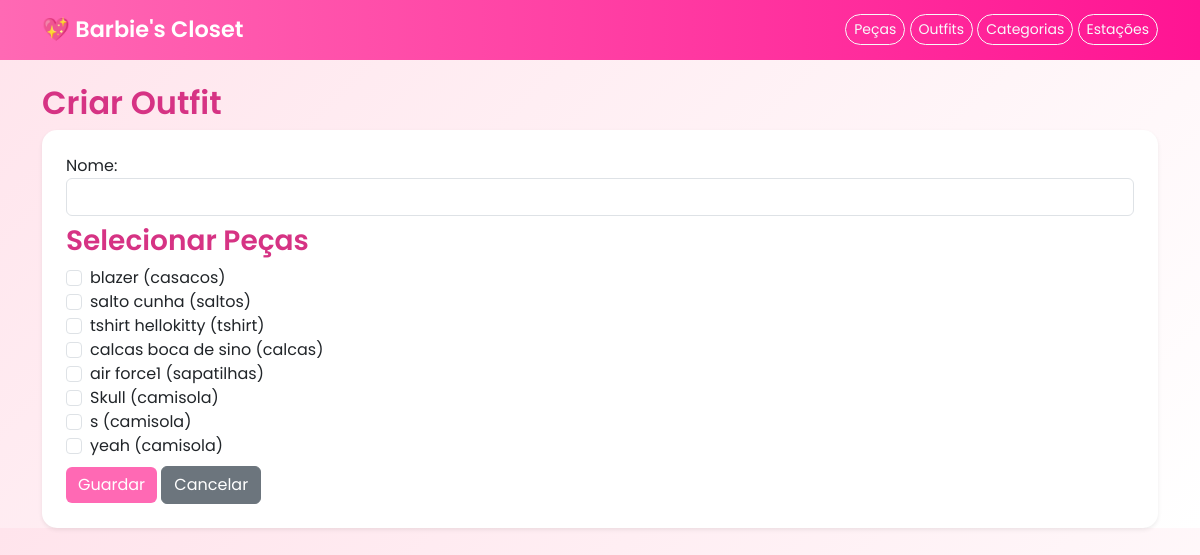
Before: /outfit/criar/ (signed in) with the older database file.
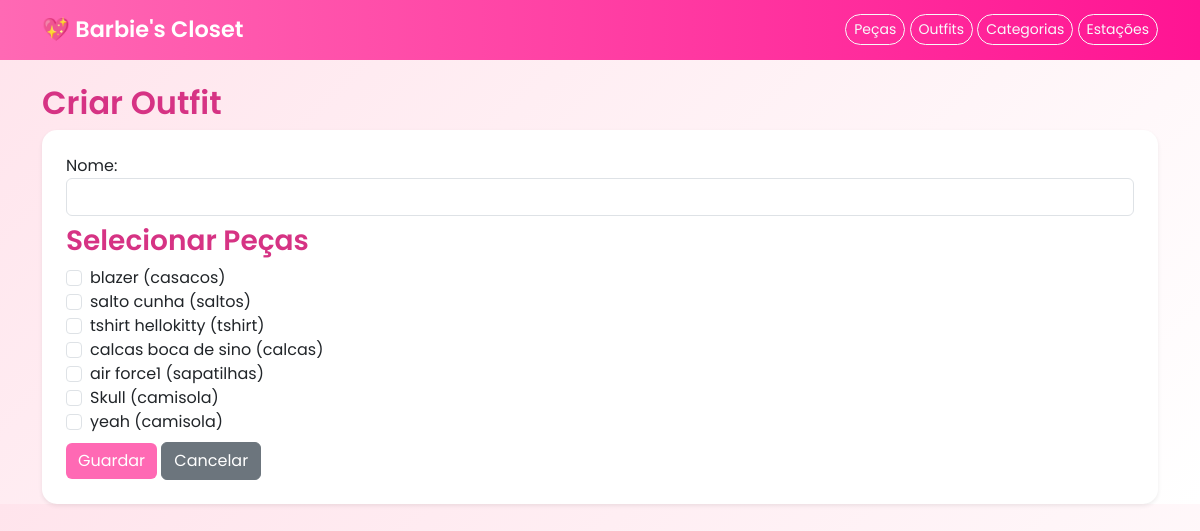
After: the same page with the newer database file.
### barbies_closet/models.py (models this page shows, shortened)
class Peca(models.Model):
    utilizador = models.ForeignKey(User, on_delete=models.CASCADE)
    nome = models.CharField(max_length=100)
    cor = models.CharField(max_length=50)
    marca = models.CharField(max_length=100)
    tamanho = models.CharField(max_length=10)
    data_aquisicao = models.DateField()
    frequencia_uso = models.IntegerField(default=0)
    categoria = models.ForeignKey(Categoria, on_delete=models.SET_NULL, null=True)
    estacao = models.ForeignKey(Estacao, on_delete=models.SET_NULL, null=True)

class Categoria(models.Model):
    nome = models.CharField(max_length=100)
    def __str__(self):
        return self.nome

### barbies_closet/views.py (the view, shortened to what this page needs)
# urls.py: path('outfit/criar/', views.criar_outfit, name='criar_outfit'),
@login_required
def criar_outfit(request):
    pecas = Peca.objects.filter(utilizador=request.user)
    return render(request, 'outfit/outfit_criar.html', {'pecas': pecas})

### barbies_closet/templates/outfit/outfit_criar.html (shortened to what this page needs)
{% extends 'base.html' %}
{% block content %}
<h2>Criar Outfit</h2>
<div class="card p-4 shadow-sm">
    <form method="POST">
        <div class="mb-2">
            Nome: <input type="text" name="nome" class="form-control" required>
        </div>
        <div class="mb-2">
            <h3>Selecionar Peças</h3>
            <div class="form-check">
                {% for p in pecas %}
                    <input type="checkbox" name="pecas" value="{{ p.id }}" class="form-check-input">
                    <label class="form-check-label">{{ p.nome }} ({{ p.categoria }})</label><br>
                {% endfor %}
            </div>
        </div>
        <button type="submit" class="btn btn-primary">Guardar</button>
        <a href="{% url 'lista_outfits' %}" class="btn btn-secondary">Cancelar</a>
    </form>
</div>
{% endblock %}

Changed rows visible on the page:
removed Peca: nome "s", categoria "camisola"
